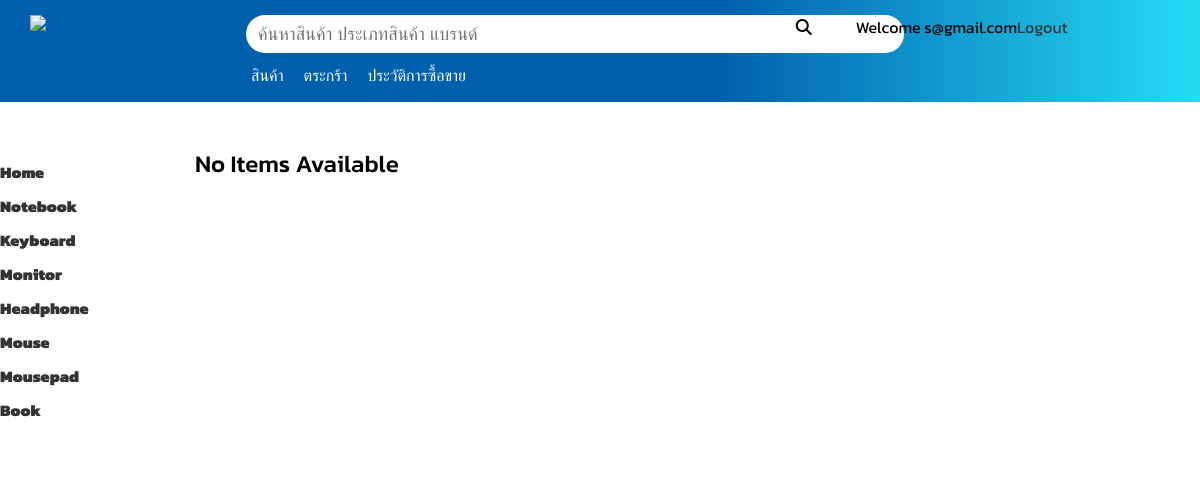
/user_homepage.php?ID_CATE=2 (signed in), run on the app's committed database.
### tables this page shows
CREATE TABLE `category` (
  `ID_CATE` int(11) NOT NULL,
  `NAME_CATE` varchar(30) NOT NULL
);

### user_homepage.php (the view, shortened to what this page needs)
<?php include 'server.php'?>
<?php
    $query = "SELECT * FROM category ";
    $result_cate = mysqli_query($conn,$query);
?>
<!DOCTYPE html>
<html lang="en">
<head>
    <link rel="stylesheet" href="style.css">
</head>
<body>
    <header class="header"><div class="bg-header">
            <div class="container">
                <div class="header-all">
                    <div class="col-2 logo p-0">
                        <a href="user_homepage.php">
                            <img src="https://img.advice.co.th/images_nas/advice/oneweb/assets/images/logo.png" class="img-fluid">
                        </a>
                    </div>
                    <div class="col-10 head-func">
                        <div class="row" style="height:38px">
                            <div class="col-7">
                                <form class="form-search-new">
                                    <div class="form-group search-block">
                                        <div class="btn btn_common">
                                            <i class="fa fa-search"></i>
                                        </div>
                                        <div class="easy-autocomplete" style="width:569px;">
                                            <input type="text" class="form-control search-txtbox" placeholder="ค้นหาสินค้า ประเภทสินค้า แบรนด์" label="keyword">
                                        </div>
                                    </div>
                                </form>
                            </div>
                            <div class="col">
                                <div class="header-icon">
                                    <?php if(isset($_SESSION['email'])): ?>
                                        <p>Welcome <?php echo $_SESSION['email'];?></p>
                                        <p><a href="index.php?logout">Logout </a></p>
                                    <?php endif;?>
                                </div>
                            </div>
                        </div>
                        <div class="row">
                            <div class="header-icon">
                                <li class="item" style="padding-top:10px; margin-left:20px"><a href="user_homepage.php" style="color:white;">สินค้า</a></li>
                                <li class="item" style="padding-top:10px; margin-left:20px"><a href="cart.php" style="color:white;">ตระกร้า</a></li>
                                <li class="item" style="padding-top:10px; margin-left:20px"><a href="purchase_his.php" style="color:white;">ประวัติการซื้อขาย</a></li>
                            </div>
                        </div>
                    </div>
                </div>
            </div>
        </div>
    </header>
    <div class="user-login-box" style="margin:auto;">
        <div class="container-form" >
            <form class= "sg"action="cart.php?NO_ITEM=" method="post" >
                <div class="full-menu-with-category ">
                    <div class="vertical-menu-category">
                        <ul class="cate-list text-left">
                            <li class="sub-cate"><a href="user_homepage.php">Home</a></li>
                            <?php
                                while($row=mysqli_fetch_assoc($result_cate)){
                                    ?>
                                        <li class="sub-cate">
                                            <a href="?ID_CATE=<?=$row['ID_CATE']?>"><?=$row['NAME_CATE']?></a>
                                        </li>
                                    <?php
                                }
                            ?>
                        </ul>
                    </div>
                    <div class="landing-product-block">
                        <div class="product-column-4">
                            <div class="product-grid">
                                <?php
                                    $count=0;
                                        ?>
                                        <?php
                                    if($count===0){
                                        ?>
                                        <div class="photo-grid-item text-left">
                                            <h2>No Items Available</h2>
                                        </div>
                                        <?php
                                    }
                                ?>
                            </div>
                        </div>
                    </div>
                </div>
            </form>
        </div>
    </div>
</body>
</html>

### style.css (style rules this page uses)
* { margin: 0; padding: 0; }
div { display: block; }
.text-left { text-align: left!important; }
body { display: flex; font-family: 'Kanit'; }
.h1, .h2, .h3, .h4, .h5, .h6, h1, h2, h3, h4, h5, h6 { margin-bottom: .5rem; font-family: inherit; font-weight: 500; line-height: 1.2; color: inherit; }
.form-control { display: block; width: 30%; height: calc(2.25rem + 2px); padding: .375rem .75rem; font-size: 1rem; font-weight: 400; line-height: 1.5; color: #495057; background-color: #fff; background-clip: padding-box; border: 1px solid #ced4da; border-radius: .25rem; transition: border-color .15s ease-in-out,box-shadow .15s ease-in-out; }
.container-form { margin-top: 150px; }
.user-login-box { position: relative; margin-top: 100px; text-align: center; z-index: 1; }
.row { display: flex; flex-wrap: wrap; margin-right: -15px; margin-left: -15px; }
.container { position: relative; max-width: 1366px; width: 100%; padding-right: 15px; padding-left: 15px; margin-right: auto; margin-left: auto; }
a { text-decoration: none; background-color: transparent; color:#333; }
.form-group { margin-bottom: 1rem; }
img { vertical-align: middle; border-style: none; }
.img-fluid { max-width: 100%; height: auto; }
.header .logo img { display: flex; max-height: 60px; margin-left: 15px; }
.header .head-func { flex: 0 0 80.333333%; max-width: 80.333333%; left: 10px; }
header { position: fixed; top: 0; left: 0; z-index: 600; width: 100%; }
.form-group.search-block .easy-autocomplete { width: 100% !important; }
.header .bg-header { background: linear-gradient(90deg,rgba(0,96,173,1) 0%,rgba(0,96,173,1) 60%,rgba(37,220,244,1) 100%); }
.header .header-all { padding: 15px 0; display: flex; margin-right: -15px; margin-left: -15px; margin: 0; }
.header .search-block { position: relative; padding: 0; margin: 0; }
.p-0 { padding : 0!important; }
.col { position: relative; -ms-flex-preferred-size: 0; flex-basis: 0; -ms-flex-positive: 1; flex-grow: 1; max-width: 100%; }
.col-7 { -ms-flex: 0 0 58.333333%; flex: 0 0 58.333333%; max-width: 58.333333%; }
.col, .col-1, .col-10, .col-11, .col-12, .col-2, .col-3, .col-4, .col-5, .col-6, .col-7, .col-8, .col-9, .col-auto, .col-lg, .col-lg-1, .col-lg-10, .col-lg-11, .col-lg-12, .col-lg-2, .col-lg-3, .col-lg-4, .col-lg-5, .col-lg-6, .col-lg-7, .col-lg-8, .col-lg-9, .col-lg-auto, .col-md, .col-md-1, .col-md-10, .col-md-11, .col-md-12, .col-md-2, .col-md-3, .col-md-4, .col-md-5, .col-md-6, .col-md-7, .col-md-8, .col-md-9, .col-md-auto, .col-sm, .col-sm-1, .col-sm-10, .col-sm-11, .col-sm-12, .col-sm-2, .col-sm-3, .col-sm-4, .col-sm-5, .col-sm-6, .col-sm-7, .col-sm-8, .col-sm-9, .col-sm-auto, .col-xl, .col-xl-1, .col-xl-10, .col-xl-11, .col-xl-12, .col-xl-2, .col-xl-3, .col-xl-4, .col-xl-5, .col-xl-6, .col-xl-7, .col-xl-8, .col-xl-9, .col-xl-auto { position: relative; display: inline-block; width: 100%; padding-right: 15px; padding-left: 15px; }
.header .search-block input { height: 26px; width: 596px; border-radius: 50px; border: none; padding-right: 50px; font-size: 18px; }
.btn { position: absolute; right: 0; width: 30px; height: 50%; z-index: 1; cursor: pointer; }
.header-icon { display: flex; box-sizing: border-box; }
.header-icon .item { display: block; box-sizing: border-box; }
.full-menu-with-category { display: flex; flex-wrap: wrap; margin-right: -15px; margin-left: -15px; background-color: #fff; margin: 0; position: relative; }
.vertical-menu-category { flex: 0 0 19.28571425%; max-width: 15%; }
.landing-product-block { flex: 0 0 76.714286%; max-width: 76.714286%; display: flex; flex-direction: column; padding-left: 15px; }
.products-with-category-image-inner .product-column-4, .products-with-category-image-inner .product-column-7, .landing-product-block .product-column-4 { flex-basis: 0%; flex-grow: 1; max-width: 100%; display: flex; flex-wrap: wrap; margin-right: -15px; margin-left: -15px; align-items: stretch; margin: 0; }
.product-grid { display: grid; grid-template-columns: 1fr 1fr 1fr 1fr; row-gap: 170px; column-gap: 2rem; }
.photo-grid-item { width:300px; height: 300px; }
.cate-list { list-style: none; }
.cate-list .sub-cate { margin-top:10px; list-style: none; text-decoration: none; font-weight:900; }

### data on the page
category: NAME_CATE "Notebook"
category: NAME_CATE "Keyboard"
category: NAME_CATE "Monitor"
category: NAME_CATE "Headphone"
category: NAME_CATE "Mouse"
category: NAME_CATE "Mousepad"
category: NAME_CATE "Book"

### other printed values
$_SESSION['email'] "s@gmail.com"
